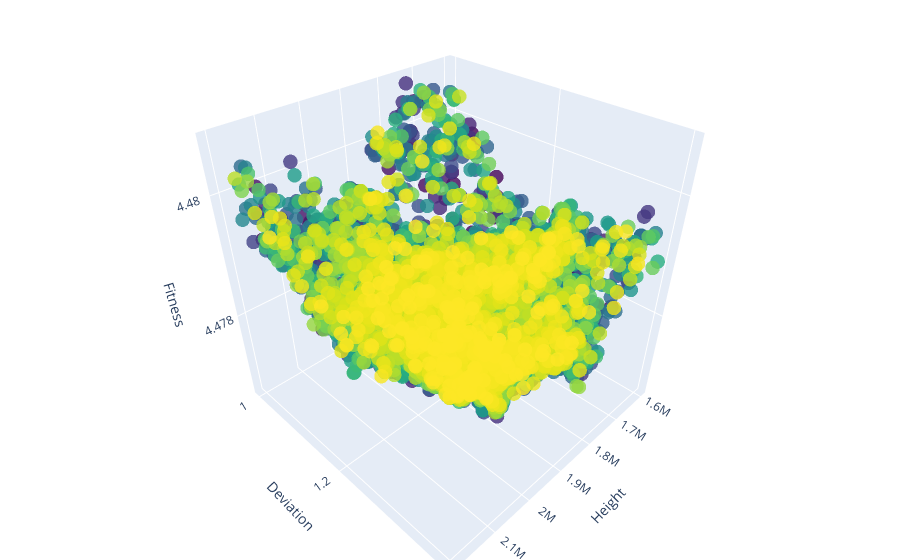

The cell this chart's notebook holds for it:
### Code cell
filename = 'output15.txt'
config, data = parse_file(filename)
plot_generations_interactive(data)
plot_property_vs_fitness(data, 'height')
plot_property_vs_fitness(data, 'dev')
print(len(data))

# print the individual with the smallest fitness
min_fitness = float('inf')
min_individual = None
for generation, individuals in data.items():
    for individual in individuals:
        if individual['fitness'] < min_fitness:
            min_fitness = individual['fitness']
            min_individual = individual
print(min_individual)
